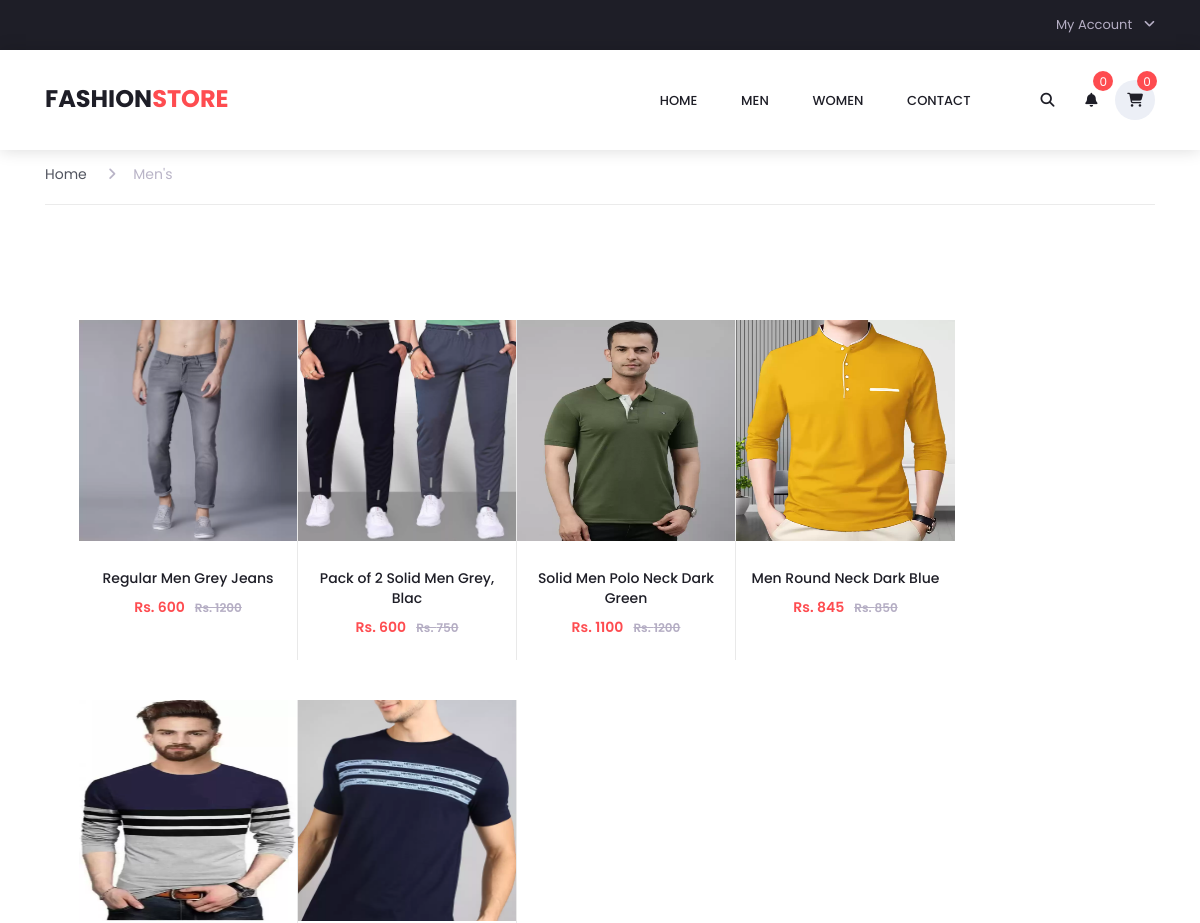
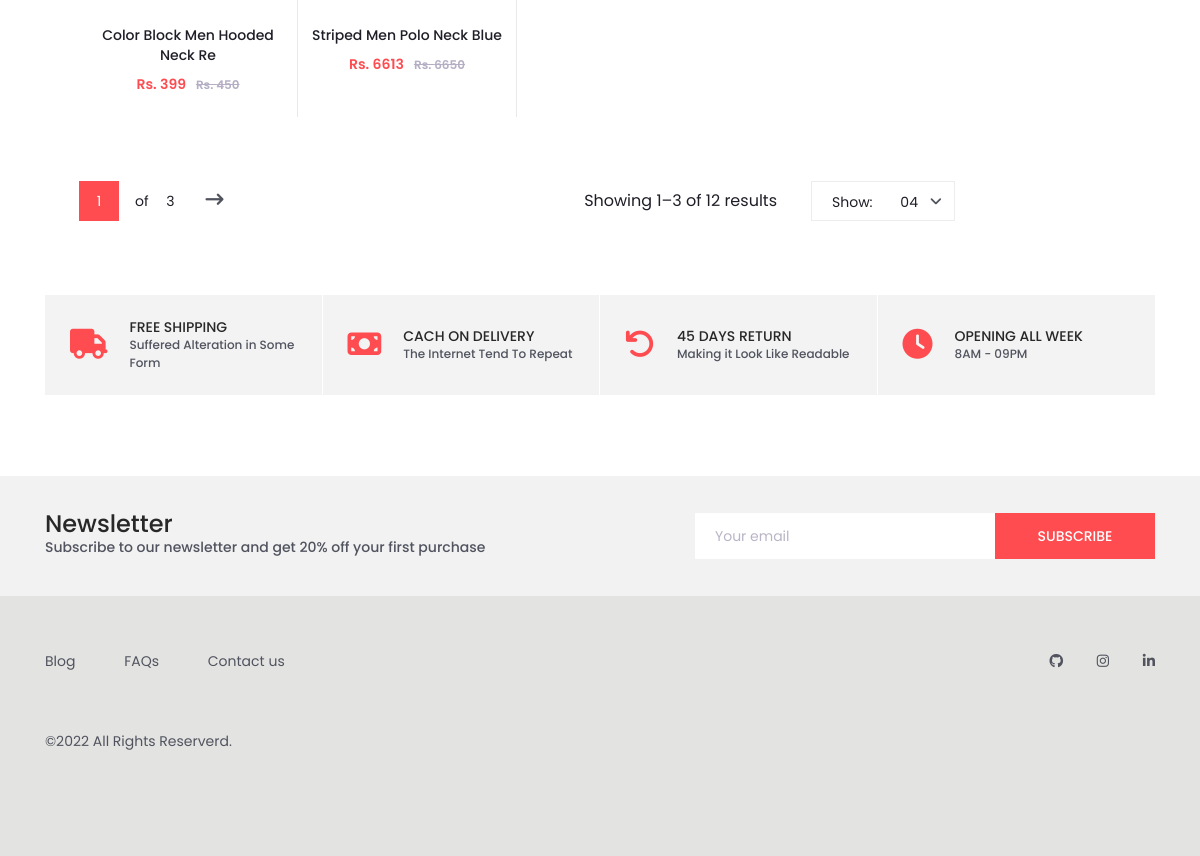
The app's page /mens.php with its own data (2 pictures, top to bottom).
### tables this page shows
CREATE TABLE `product` (
  `product_id` int(10) NOT NULL,
  `name` varchar(30) NOT NULL,
  `category` varchar(10) NOT NULL,
  `description` varchar(250) NOT NULL,
  `short_des` varchar(100) NOT NULL,
  `old_price` int(10) NOT NULL,
  `price` int(8) NOT NULL,
  `image` varchar(100) NOT NULL,
  `desc_image` varchar(100) NOT NULL
);

### mens.php (the view, shortened to what this page needs)
<!DOCTYPE html>
<html lang="en">
<head>
<link rel="stylesheet" type="text/css" href="styles/bootstrap4/bootstrap.min.css">
<link href="plugins/font-awesome-4.7.0/css/font-awesome.min.css" rel="stylesheet" type="text/css">
<link rel="stylesheet" type="text/css" href="plugins/OwlCarousel2-2.2.1/owl.carousel.css">
<link rel="stylesheet" type="text/css" href="plugins/OwlCarousel2-2.2.1/owl.theme.default.css">
<link rel="stylesheet" type="text/css" href="plugins/OwlCarousel2-2.2.1/animate.css">
<link rel="stylesheet" type="text/css" href="plugins/jquery-ui-1.12.1.custom/jquery-ui.css">
<link rel="stylesheet" type="text/css" href="styles/categories_styles.css">
<link rel="stylesheet" type="text/css" href="styles/categories_responsive.css">
</head>
<body>
<div class="super_container">
	<?php
	include('./logics/connection.php');
	include('header.php');
    $query="select * from product where category='Men'";
    $run = mysqli_query($con,$query);
   $datas = array();
  while($row = mysqli_fetch_assoc($run)){
    $datas[] = $row;
  }
  ?>
	<div class="container product_section_container" style="margin-top:-5px;">
		<div class="row">
			<div class="col product_section clearfix">
				<div class="breadcrumbs d-flex flex-row align-items-center">
					<ul>
						<li><a href="index.php">Home</a></li>
						<li class="active"><a href="index.php"><i class="fa fa-angle-right" aria-hidden="true"></i>Men's</a></li>
					</ul>
				</div>
				<div class="main_content">
					<div class="products_iso">
						<div class="row">
							<div class="col">
								<div class="product-grid">
                                 <?php
								 if(mysqli_num_rows($run)>0)
                             {
                           foreach($datas as $value){
								 echo('
									<div class="product-item men">
										<div class="product discount product_filter">
											<div class="product_image">
												<img src="./uploads/'.$value['image'].'" alt="product image" height=221px width=226px>
											</div>
											<div class="favorite favorite_left"></div>
											<div class="product_info">
												<h6 class="product_name"><a href="./single.php?id='.$value['product_id'].'">'.$value['name'].'</a></h6>
												<div class="product_price">Rs. '.$value['price'].'<span>Rs. '.$value['old_price'].'</span></div>
											</div>
										</div>
										<div class="red_button add_to_cart_button"><a href="#">add to cart</a></div>
									</div>
                                ');
						      }
						   }
								?>
								</div>
								<div class="product_sorting_container product_sorting_container_bottom clearfix">
									<ul class="product_sorting">
										<li>
											<span>Show:</span>
											<span class="num_sorting_text">04</span>
											<i class="fa fa-angle-down"></i>
										</li>
									</ul>
									<span class="showing_results">Showing 1–3 of 12 results</span>
									<div class="pages d-flex flex-row align-items-center">
										<div class="page_current">
											<span>1</span>
										</div>
										<div class="page_total"><span>of</span> 3</div>
										<div id="next_page_1" class="page_next"><a href="#"><i class="fa fa-long-arrow-right" aria-hidden="true"></i></a></div>
									</div>
								</div>
							</div>
						</div>
					</div>
				</div>
			</div>
		</div>
	</div>
	<div class="benefit">
		<div class="container">
			<div class="row benefit_row">
				<div class="col-lg-3 benefit_col">
					<div class="benefit_item d-flex flex-row align-items-center">
						<div class="benefit_icon"><i class="fa fa-truck" aria-hidden="true"></i></div>
						<div class="benefit_content">
							<h6>free shipping</h6>
							<p>Suffered Alteration in Some Form</p>
						</div>
					</div>
				</div>
				<div class="col-lg-3 benefit_col">
					<div class="benefit_item d-flex flex-row align-items-center">
						<div class="benefit_icon"><i class="fa fa-money" aria-hidden="true"></i></div>
						<div class="benefit_content">
							<h6>cach on delivery</h6>
							<p>The Internet Tend To Repeat</p>
						</div>
					</div>
				</div>
				<div class="col-lg-3 benefit_col">
					<div class="benefit_item d-flex flex-row align-items-center">
						<div class="benefit_icon"><i class="fa fa-undo" aria-hidden="true"></i></div>
						<div class="benefit_content">
							<h6>45 days return</h6>
							<p>Making it Look Like Readable</p>
						</div>
					</div>
				</div>
				<div class="col-lg-3 benefit_col">
					<div class="benefit_item d-flex flex-row align-items-center">
						<div class="benefit_icon"><i class="fa fa-clock-o" aria-hidden="true"></i></div>
						<div class="benefit_content">
							<h6>opening all week</h6>
							<p>8AM - 09PM</p>
						</div>
					</div>
				</div>
			</div>
		</div>
	</div>
	<div class="newsletter">
		<div class="container">
			<div class="row">
				<div class="col-lg-6">
					<div class="newsletter_text d-flex flex-column justify-content-center align-items-lg-start align-items-md-center text-center">
						<h4>Newsletter</h4>
						<p>Subscribe to our newsletter and get 20% off your first purchase</p>
					</div>
				</div>
				<div class="col-lg-6">
					<div class="newsletter_form d-flex flex-md-row flex-column flex-xs-column align-items-center justify-content-lg-end justify-content-center">
						<input id="newsletter_email" type="email" placeholder="Your email" required="required" data-error="Valid email is required.">
						<button id="newsletter_submit" type="submit" class="newsletter_submit_btn trans_300" value="Submit">subscribe</button>
					</div>
				</div>
			</div>
		</div>
	</div>
<?php include('footer.php')?>
</body>
</html>

### header.php (shortened to what this page needs)
<!DOCTYPE html>
<head>
<link rel="stylesheet" href="https://cdnjs.cloudflare.com/ajax/libs/font-awesome/6.1.2/css/all.min.css" />
<?php
      if(isset($_SESSION['fashionstore']) && !empty($_SESSION['fashionstore'])) {
		$email = !empty($_SESSION['fashionstore']) ? $_SESSION['fashionstore'] : '';
    $query="select * from cart where user_email='$email'";
    $run=mysqli_query($con,$query);
	$count = mysqli_num_rows($run);
  }else{
	$count = 0 ;
  }
	?>
</head>
<div class="top_nav">
         <div class="container">
				   <div class="row">
					<div class="col-md-6">
						<div class="top_nav_left"></div>
					</div>
					<div class="col-md-6 text-right">
						<div class="top_nav_right">
							<ul class="top_nav_menu">
								<li class="account">
									<a href="#">
										My Account
										<i class="fa fa-angle-down"></i>
									</a>
								</li>
							</ul>
						</div>
					</div>
			</div>
		</div>
	</div>
			<div class="main_nav_container">
			<div class="container">
				<div class="row">
					<div class="col-lg-12 text-right">
						<div class="logo_container">
							<a href="index.php">Fashion<span>store</span></a>
						</div>
						<nav class="navbar">
							<ul class="navbar_menu">
								<li><a href="index.php">Home</a></li>
								<li><a href="mens.php">Men</a></li>
								<li><a href="womens.php">Women</a></li>
								<li><a href="contact.php">contact</a></li>
							</ul>
							<ul class="navbar_user">
								<li><a href="#"><i class="fa fa-search" aria-hidden="true"></i></a></li>
								<li><a href="#">
										<i class="fa fa-bell" aria-hidden="true"></i>
										<span id="checkout_items" class="checkout_items">0</span>
									</a></li>
								<li class="checkout">
									<a href="cart.php">
										<i class="fa fa-shopping-cart" aria-hidden="true"></i>
										<span id="checkout_items" class="checkout_items"><?php echo $count ?></span>
									</a>
								</li>
							</ul>
						</nav>
					</div>
				</div>
			</div>
		</div>
			<div class="fs_menu_overlay"></div>
    </html>

### footer.php (shortened to what this page needs)
<link rel="stylesheet" href="https://cdnjs.cloudflare.com/ajax/libs/font-awesome/6.1.2/css/all.min.css" />
<?php
echo('
	<footer class="footer" style="background-color: #e3e3e1;">
		<div class="container">
			<div class="row">
				<div class="col-lg-6">
					<div class="footer_nav_container d-flex flex-sm-row flex-column align-items-center justify-content-lg-start justify-content-center text-center">
						<ul class="footer_nav">
							<li><a href="#">Blog</a></li>
							<li><a href="#">FAQs</a></li>
							<li><a href="contact.php">Contact us</a></li>
						</ul>
					</div>
				</div>
				<div class="col-lg-6">
					<div class="footer_social d-flex flex-row align-items-center justify-content-lg-end justify-content-center">
						<ul>
							<li><a href="https://github.com/vishnusatheeshpulickal"><i class="fa-brands fa-github"></i></a></li>
							<li><a href="https://www.instagram.com/vishnu_satheesh_pulickal/"><i class="fa-brands fa-instagram"></i></a></li>
							<li><a href="https://www.linkedin.com/in/vishnu-satheesh/"><i class="fa-brands fa-linkedin-in"></i></a></li>
						</ul>
					</div>
				</div>
			</div>
			<div class="row">
				<div class="col-lg-12">
					<div class="footer_nav_container">
						<div class="cr">©2022 All Rights Reserverd.</div>
					</div>
				</div>
			</div>
		</div>
	</footer>
');
?>

### records on screen
product: image (picture), name "Regular Men Grey Jeans", price "600", old_price "1200"
product: image (picture), name "Pack of 2 Solid Men Grey, Blac", price "600", old_price "750"
product: image (picture), name "Solid Men Polo Neck Dark Green", price "1100", old_price "1200"
product: image (picture), name "Men Round Neck Dark Blue", price "845", old_price "850"
product: image (picture), name "Color Block Men Hooded Neck Re", price "399", old_price "450"
product: image (picture), name "Striped Men Polo Neck Blue", price "6613", old_price "6650"

### other values on screen
$count "0"
